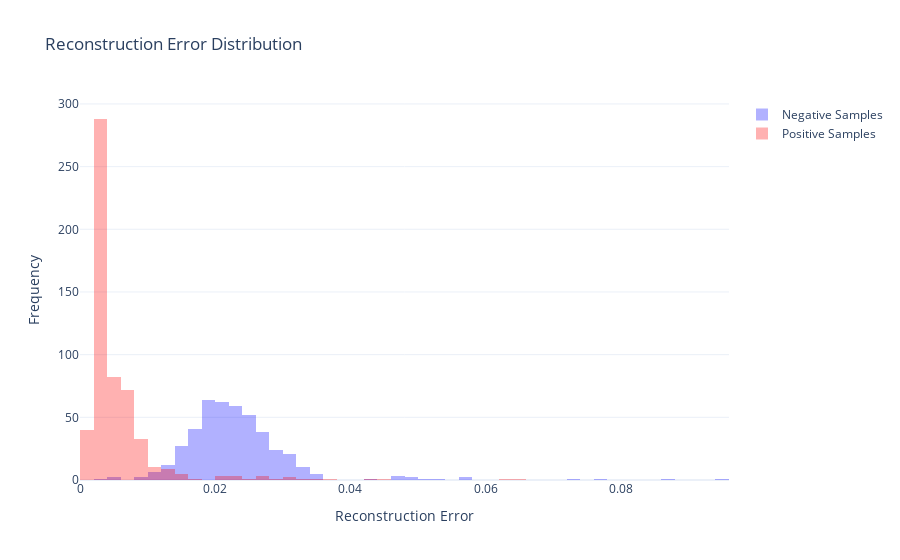

Source (notebook cell):
### Markdown cell above
Plot reconstruction loss distribution

### Code cell
import plotly.graph_objects as go
import numpy as np

y_true_binary = np.array(y_true, dtype=int)

# Negative and Positive samples based on y_true_binary
negative_samples = reconstruction_error[y_true_binary == 0]
positive_samples = reconstruction_error[y_true_binary == 1]

# Create histogram for Negative Samples
hist_negative = go.Histogram(
    x=negative_samples,
    nbinsx=50,
    opacity=0.3,
    name="Negative Samples",
    marker_color="blue"
)

# Create histogram for Positive Samples
hist_positive = go.Histogram(
    x=positive_samples,
    nbinsx=50,
    opacity=0.3,
    name="Positive Samples",
    marker_color="red"
)

# Create figure and layout
fig = go.Figure()
fig.add_trace(hist_negative)
fig.add_trace(hist_positive)

# Update layout
fig.update_layout(
    title="Reconstruction Error Distribution",
    xaxis_title="Reconstruction Error",
    yaxis_title="Frequency",
    barmode="overlay",  # Overlay histograms
    template="plotly_white"
)

# Show figure
fig.show()

### Figure 1 — Plotly figure (JSON) as saved in the notebook; plotly's stock layout.template omitted (floating-point values rounded to 4 significant figures; data arrays with more than 128 entries replaced by an {"elided": "..."} marker saying what was removed)
{"data": [{"marker": {"color": "blue"}, "name": "Negative Samples", "nbinsx": 50, "opacity": 0.3, "type": "histogram", "x": {"elided": "440 float values"}}, {"marker": {"color": "red"}, "name": "Positive Samples", "nbinsx": 50, "opacity": 0.3, "type": "histogram", "x": {"elided": "560 float values"}}], "layout": {"barmode": "overlay", "title": {"text": "Reconstruction Error Distribution"}, "xaxis": {"title": {"text": "Reconstruction Error"}}, "yaxis": {"title": {"text": "Frequency"}}}}
